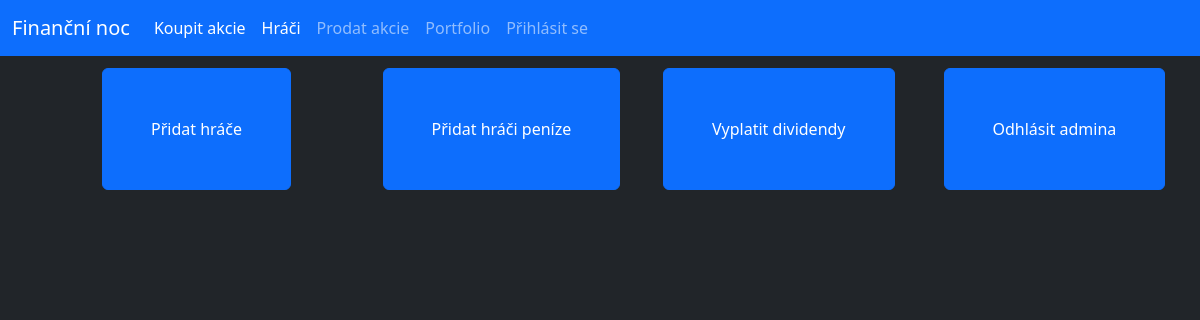
Before: /admin (signed in) with the older database file.
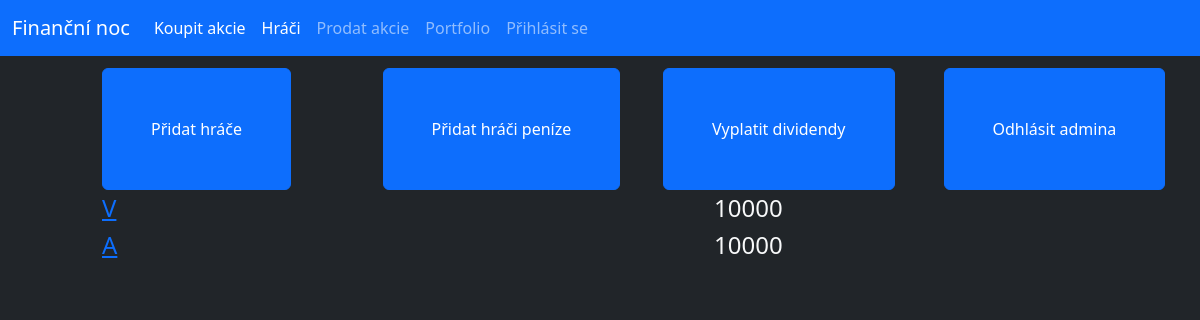
After: the same page with the newer database file.
### database.py (models this page shows, shortened)
class User(db.Model):
    _id = db.Column("id", db.Integer, primary_key=True)
    name = db.Column(db.String(40))
    money = db.Column(db.Integer)
    password = db.Column(db.String(70))

### router.py (the view)
@app.route("/admin")
def admin():
    if "adminLogin" in session:
        users = User.query.all()
        return render_template("admin.html", users=users)
    else:
        return redirect(url_for("adminLogin"))

### templates/admin.html (shortened to what this page needs)
{% extends "main.html" %}
{% block content %}
    <div class="row px-3 py-1"></div>
    <div class="row py-1">
        <div class="col offset-1">
            <form action="/admin/addUser" method="GET">
                <button class="btn btn-primary py-5 px-5">Přidat hráče</button>
            </form>
        </div>
        <div class="col">
            <form action="/admin/addMoney" method="GET">
                <button class="btn btn-primary py-5 px-5">Přidat hráči peníze</button>
            </form>
        </div>
        <div class="col">
            <form action="/paydividend" method="POST">
                <button class="btn btn-primary py-5 px-5">Vyplatit dividendy</button>
            </form>
        </div>
        <div class="col">
            <form action="/admin/logout" method="GET">
                <button class="btn btn-primary py-5 px-5">Odhlásit admina</button>
            </form>
        </div>
    </div>
    {% for usr in users %}
        <form method="POST" action="/del/{{usr._id}}">
            <div class="row">
                <div class="col offset-1 --bs-border-color-translucent"><h4 class="text-light"><a href="stocks/{{usr.name}}">{{usr.name}}</a></h4></div>
                <div class="col offset-1 --bs-border-color-translucent"><h4 class="text-light">{{usr.money}}</h4></div>
            </div>
        </form>
    {% endfor %}
{% endblock%}

### templates/main.html (shortened to what this page needs)
<!doctype html>
<html lang="en">
  <head>
    <link href="https://cdn.jsdelivr.net/npm/bootstrap@5.3.3/dist/css/bootstrap.min.css" rel="stylesheet">
  </head>
  <body class="bg-dark">
    <nav class="navbar navbar-expand-lg bg-primary navbar-dark">
        <div class="container-fluid">
          <a class="navbar-brand" href="/">Finanční noc</a>
          <div class="collapse navbar-collapse" id="navbarNav">
            <ul class="navbar-nav">
                <li class="nav-item">
                    <a class="nav-link active" aria-current="page" href="/buy">Koupit akcie</a>
                </li>
                <li class="nav-item">
                  <a class="nav-link active" aria-current="page" href="/players">Hráči</a>
                </li>
                <li class="nav-item">
                    <a class="nav-link" href="/sell">Prodat akcie</a>
                </li>
                <li class="nav-item">
                    <a class="nav-link" href="/user">Portfolio</a>
                </li>
                {% if logged %}
                <li class="nav-item">
                  <a class="nav-link" href="/logout">Odhlásit se</a>
                {% else %}
                <li class="nav-item">
                  <a class="nav-link" href="/login">Přihlásit se</a>
                {%endif%}
              </li>
            </ul>
          </div>
        </div>
      </nav>
      {% block content %} {% endblock%}
  </body>
</html>

Changed rows visible on the page:
added User: name "V", money "10000"
added User: name "A", money "10000"
